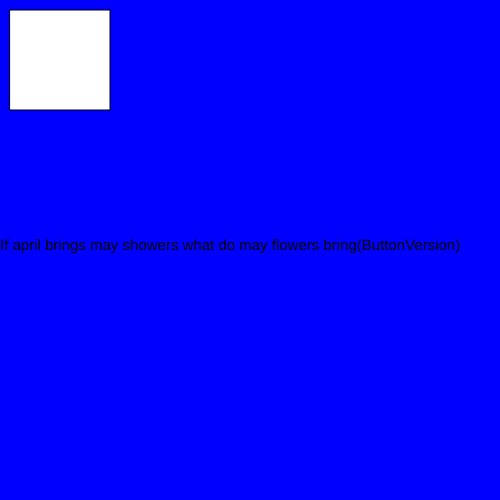
Frame 1 (no input)
Frame 60 (no input): identical to frame 1, image omitted
Frame 120 (the mouse pressed at the canvas centre since frame 60): identical to frame 1, image omitted

The p5.js sketch that drew this single still picture (run headless with seeded random() and noise() and a simulated clock; from frame 60 on, the mouse is pressed at the canvas centre):

// p5.js sketch
// ── sketch.js
let state = 0;

function setup() {
  createCanvas(500, 500);
}

function draw() {


  switch (state) {

    case 0:
      background('blue');
      textSize(15) ;
      text("If april brings may showers what do may flowers bring(ButtonVersion)", 0, height / 2);
      break;

    case 1:
      background('red');
      textSize(20) ;
      text('PILGRIMS(BUTTON HOW NEAT)', 0, height/2, );
      break;

  }


  rect(10, 10, 100, 100);

}

function mouseReleased() {

  if ((mouseX > 10) && (mouseX < 100) && (mouseY > 10) && (mouseY < 100)) {
    state++;
    if (state > 1) state = 0;
  }

}
